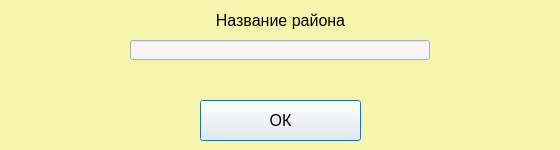
<?xml version="1.0" encoding="UTF-8"?>
<ui version="4.0">
 <class>Dialog</class>
 <widget class="QDialog" name="Dialog">
  <property name="geometry">
   <rect>
    <x>0</x>
    <y>0</y>
    <width>560</width>
    <height>150</height>
   </rect>
  </property>
  <property name="windowTitle">
   <string>Dialog</string>
  </property>
  <property name="styleSheet">
   <string notr="true">background-color: rgb(245, 245, 175)</string>
  </property>
  <widget class="QLineEdit" name="dist">
   <property name="geometry">
    <rect>
     <x>130</x>
     <y>40</y>
     <width>300</width>
     <height>20</height>
    </rect>
   </property>
   <property name="styleSheet">
    <string notr="true">font-size: 16px;
font: &quot;Yu Gothic UI Semibold&quot;;
background-color: rgb(245, 245, 245)</string>
   </property>
   <property name="text">
    <string/>
   </property>
  </widget>
  <widget class="QLabel" name="label_3">
   <property name="geometry">
    <rect>
     <x>130</x>
     <y>10</y>
     <width>301</width>
     <height>20</height>
    </rect>
   </property>
   <property name="styleSheet">
    <string notr="true">color: rgb(0, 0, 0);
font-size: 16px;
font: &quot;Arial Black&quot;;</string>
   </property>
   <property name="text">
    <string>Название района</string>
   </property>
   <property name="alignment">
    <set>Qt::AlignCenter</set>
   </property>
  </widget>
  <widget class="QPushButton" name="OKbutton">
   <property name="geometry">
    <rect>
     <x>200</x>
     <y>100</y>
     <width>161</width>
     <height>41</height>
    </rect>
   </property>
   <property name="styleSheet">
    <string notr="true">font-size: 16px;
font: &quot;Yu Gothic UI Semibold&quot;;
background-color: rgb(245, 245, 245)</string>
   </property>
   <property name="text">
    <string>ОК</string>
   </property>
  </widget>
  <widget class="QLabel" name="error">
   <property name="geometry">
    <rect>
     <x>10</x>
     <y>70</y>
     <width>541</width>
     <height>21</height>
    </rect>
   </property>
   <property name="styleSheet">
    <string notr="true">color: red;
font-size: 16px;
font: 16pt &quot;Franklin Gothic Demi&quot;;</string>
   </property>
   <property name="text">
    <string/>
   </property>
   <property name="alignment">
    <set>Qt::AlignCenter</set>
   </property>
  </widget>
 </widget>
 <resources/>
 <connections/>
</ui>
